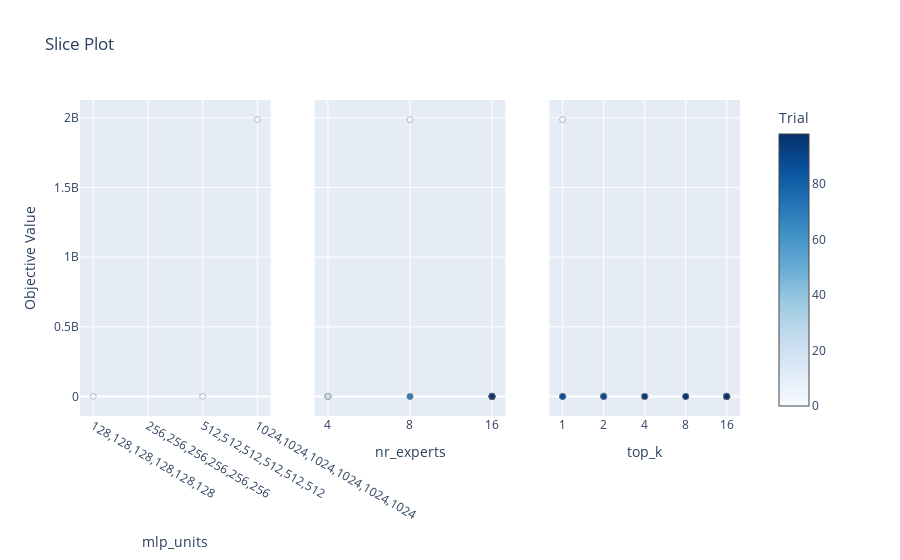

Notebook source saved alongside this figure:
### Code cell
study = optuna.load_study(
        study_name="nbeatsmoe_m3_Monthly_6",
        storage="sqlite:///c:/Users/ricar/mixture_of_experts_time_series/db/study.db",
    )

# plot_optimization_history(study)
plot_param_importances(study)
# print best params
# print(study.best_params)
# plot_rank(study, params=["nr_experts", "top_k"])
plot_timeline(study)
# plot_contour(study, params=["nr_experts", "top_k"])
# plot_contour(study, params=["nr_experts", "mlp_units"])
# plot_contour(study, params=["top_k", "nr_experts"])
plot_slice(study, params=["nr_experts", "top_k", "mlp_units"])

### Figure 1 — Plotly figure (JSON) as saved in the notebook; plotly's stock layout.template omitted (floating-point values rounded to 4 significant figures; data arrays with more than 128 entries replaced by an {"elided": "..."} marker saying what was removed)
{"data": [{"marker": {"color": [0, 1, 3, 6, 7, 9, 10, 11, 12, 13, 15, 17, 18, 19, 20, 21, 22, 23, 24, 25, 26, 27, 28, 29, 30, 31, 32, 33, 36, 38, 39, 41, 42, 43, 44, 45, 46, 48, 49, 51, 52, 53, 54, 56, 57, 58, 60, 61, 62, 63, 64, 66, 67, 68, 69, 70, 71, 72, 73, 74, 75, 76, 77, 79, 81, 82, 83, 84, 85, 86, 88, 89, 90, 91, 92, 93, 94, 95, 96, 97, 98], "colorbar": {"title": {"text": "Trial"}, "x": 1, "xpad": 40}, "colorscale": [[0, "rgb(247,251,255)"], [0.125, "rgb(222,235,247)"], [0.25, "rgb(198,219,239)"], [0.375, "rgb(158,202,225)"], [0.5, "rgb(107,174,214)"], [0.625, "rgb(66,146,198)"], [0.75, "rgb(33,113,181)"], [0.875, "rgb(8,81,156)"], [1, "rgb(8,48,107)"]], "line": {"color": "Grey", "width": 0.5}, "showscale": true}, "mode": "markers", "name": "Feasible Trial", "showlegend": false, "type": "scatter", "x": {"elided": "81x3x2 int values"}, "xaxis": "x", "y": [600.9, 494.7, 1987536384, 582.1, 490.2, 515.9, 541.5, 727.6, 525.0, 476.1, 498.1, 540.5, 505.9, 552.9, 559.1, 487.1, 479.7, 482.2, 526.1, 470.0, 480.9, 478.3, 493.4, 485.7, 481.8, 471.3, 480.5, 463.7, 584.8, 541.2, 526.8, 478.0, 465.4, 467.9, 465.3, 585.5, 476.7, 4466000.0, 480.3, 483.5, 469.6, 472.4, 471.9, 493.1, 620.5, 554.8, 476.4, 483.4, 502.9, 470.8, 465.1, 510.9, 516.0, 500.7, 523.5, 488.1, 469.0, 463.6, 467.6, 476.4, 476.6, 475.1, 553.8, 561.4, 468.7, 479.5, 469.0, 502.7, 477.0, 499.0, 475.8, 478.6, 501.7, 467.8, 465.4, 464.5, 466.3, 470.5, 479.9, 593.7, 466.3], "yaxis": "y"}, {"marker": {"color": [0, 1, 3, 6, 7, 9, 10, 11, 12, 13, 15, 17, 18, 19, 20, 21, 22, 23, 24, 25, 26, 27, 28, 29, 30, 31, 32, 33, 36, 38, 39, 41, 42, 43, 44, 45, 46, 48, 49, 51, 52, 53, 54, 56, 57, 58, 60, 61, 62, 63, 64, 66, 67, 68, 69, 70, 71, 72, 73, 74, 75, 76, 77, 79, 81, 82, 83, 84, 85, 86, 88, 89, 90, 91, 92, 93, 94, 95, 96, 97, 98], "colorbar": {"title": {"text": "Trial"}, "x": 1, "xpad": 40}, "colorscale": [[0, "rgb(247,251,255)"], [0.125, "rgb(222,235,247)"], [0.25, "rgb(198,219,239)"], [0.375, "rgb(158,202,225)"], [0.5, "rgb(107,174,214)"], [0.625, "rgb(66,146,198)"], [0.75, "rgb(33,113,181)"], [0.875, "rgb(8,81,156)"], [1, "rgb(8,48,107)"]], "line": {"color": "Grey", "width": 0.5}, "showscale": false}, "mode": "markers", "name": "Feasible Trial", "showlegend": false, "type": "scatter", "x": [4, 16, 8, 4, 4, 16, 8, 16, 16, 16, 16, 8, 16, 4, 4, 16, 16, 16, 16, 16, 16, 16, 16, 16, 16, 16, 16, 16, 16, 16, 16, 16, 16, 16, 16, 16, 16, 16, 16, 16, 16, 16, 16, 16, 16, 16, 16, 16, 16, 16, 16, 16, 16, 16, 8, 16, 16, 16, 16, 16, 16, 16, 16, 16, 16, 16, 16, 16, 16, 16, 16, 16, 16, 16, 16, 16, 16, 16, 16, 16, 16], "xaxis": "x2", "y": [600.9, 494.7, 1987536384, 582.1, 490.2, 515.9, 541.5, 727.6, 525.0, 476.1, 498.1, 540.5, 505.9, 552.9, 559.1, 487.1, 479.7, 482.2, 526.1, 470.0, 480.9, 478.3, 493.4, 485.7, 481.8, 471.3, 480.5, 463.7, 584.8, 541.2, 526.8, 478.0, 465.4, 467.9, 465.3, 585.5, 476.7, 4466000.0, 480.3, 483.5, 469.6, 472.4, 471.9, 493.1, 620.5, 554.8, 476.4, 483.4, 502.9, 470.8, 465.1, 510.9, 516.0, 500.7, 523.5, 488.1, 469.0, 463.6, 467.6, 476.4, 476.6, 475.1, 553.8, 561.4, 468.7, 479.5, 469.0, 502.7, 477.0, 499.0, 475.8, 478.6, 501.7, 467.8, 465.4, 464.5, 466.3, 470.5, 479.9, 593.7, 466.3], "yaxis": "y2"}, {"marker": {"color": [0, 1, 3, 6, 7, 9, 10, 11, 12, 13, 15, 17, 18, 19, 20, 21, 22, 23, 24, 25, 26, 27, 28, 29, 30, 31, 32, 33, 36, 38, 39, 41, 42, 43, 44, 45, 46, 48, 49, 51, 52, 53, 54, 56, 57, 58, 60, 61, 62, 63, 64, 66, 67, 68, 69, 70, 71, 72, 73, 74, 75, 76, 77, 79, 81, 82, 83, 84, 85, 86, 88, 89, 90, 91, 92, 93, 94, 95, 96, 97, 98], "colorbar": {"title": {"text": "Trial"}, "x": 1, "xpad": 40}, "colorscale": [[0, "rgb(247,251,255)"], [0.125, "rgb(222,235,247)"], [0.25, "rgb(198,219,239)"], [0.375, "rgb(158,202,225)"], [0.5, "rgb(107,174,214)"], [0.625, "rgb(66,146,198)"], [0.75, "rgb(33,113,181)"], [0.875, "rgb(8,81,156)"], [1, "rgb(8,48,107)"]], "line": {"color": "Grey", "width": 0.5}, "showscale": false}, "mode": "markers", "name": "Feasible Trial", "showlegend": false, "type": "scatter", "x": [4, 4, 1, 2, 4, 4, 1, 4, 4, 4, 2, 4, 4, 2, 1, 4, 4, 4, 4, 16, 16, 16, 16, 16, 16, 16, 16, 16, 16, 16, 1, 16, 16, 16, 16, 16, 8, 2, 16, 16, 16, 16, 16, 1, 2, 8, 16, 16, 16, 16, 16, 1, 16, 16, 2, 16, 16, 16, 16, 16, 16, 16, 8, 16, 16, 16, 16, 16, 16, 1, 16, 2, 16, 16, 16, 16, 16, 4, 16, 8, 16], "xaxis": "x3", "y": [600.9, 494.7, 1987536384, 582.1, 490.2, 515.9, 541.5, 727.6, 525.0, 476.1, 498.1, 540.5, 505.9, 552.9, 559.1, 487.1, 479.7, 482.2, 526.1, 470.0, 480.9, 478.3, 493.4, 485.7, 481.8, 471.3, 480.5, 463.7, 584.8, 541.2, 526.8, 478.0, 465.4, 467.9, 465.3, 585.5, 476.7, 4466000.0, 480.3, 483.5, 469.6, 472.4, 471.9, 493.1, 620.5, 554.8, 476.4, 483.4, 502.9, 470.8, 465.1, 510.9, 516.0, 500.7, 523.5, 488.1, 469.0, 463.6, 467.6, 476.4, 476.6, 475.1, 553.8, 561.4, 468.7, 479.5, 469.0, 502.7, 477.0, 499.0, 475.8, 478.6, 501.7, 467.8, 465.4, 464.5, 466.3, 470.5, 479.9, 593.7, 466.3], "yaxis": "y3"}], "layout": {"title": {"text": "Slice Plot"}, "xaxis": {"anchor": "y", "categoryarray": [[[4, 4], [4, 4], [4, 4]], [[8, 8], [8, 8], [8, 8]], [[16, 16], [16, 16], [16, 16]], [[32, 32], [32, 32], [32, 32]], [[64, 64], [64, 64], [64, 64]], [[128, 128], [128, 128], [128, 128]], [[256, 256], [256, 256], [256, 256]], [[512, 512], [512, 512], [512, 512]], [[1024, 1024], [1024, 1024], [1024, 1024]]], "categoryorder": "array", "domain": [0, 0.2889], "title": {"text": "mlp_units"}, "type": "category"}, "xaxis2": {"anchor": "y2", "categoryarray": [2, 4, 8, 16], "categoryorder": "array", "domain": [0.3556, 0.6444], "title": {"text": "nr_experts"}, "type": "category"}, "xaxis3": {"anchor": "y3", "categoryarray": [1, 2, 4, 8, 16], "categoryorder": "array", "domain": [0.7111, 1], "title": {"text": "top_k"}, "type": "category"}, "yaxis": {"anchor": "x", "domain": [0, 1], "title": {"text": "Objective Value"}}, "yaxis2": {"anchor": "x2", "domain": [0, 1], "matches": "y", "showticklabels": false}, "yaxis3": {"anchor": "x3", "domain": [0, 1], "matches": "y", "showticklabels": false}}}
